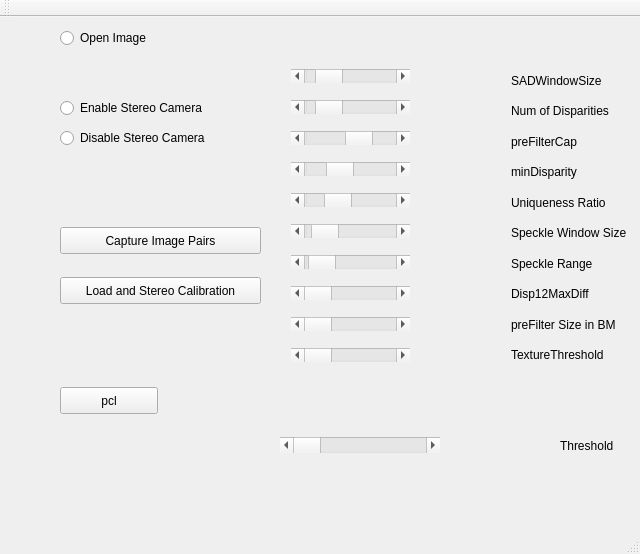
<?xml version="1.0" encoding="UTF-8"?>
<ui version="4.0">
 <class>MainWindow</class>
 <widget class="QMainWindow" name="MainWindow">
  <property name="geometry">
   <rect>
    <x>0</x>
    <y>0</y>
    <width>640</width>
    <height>554</height>
   </rect>
  </property>
  <property name="windowTitle">
   <string>MainWindow</string>
  </property>
  <widget class="QWidget" name="centralWidget">
   <widget class="QRadioButton" name="enableStereoCamera">
    <property name="geometry">
     <rect>
      <x>60</x>
      <y>80</y>
      <width>201</width>
      <height>22</height>
     </rect>
    </property>
    <property name="text">
     <string>Enable Stereo Camera</string>
    </property>
    <attribute name="buttonGroup">
     <string notr="true">stereoCameraSwitch</string>
    </attribute>
   </widget>
   <widget class="QRadioButton" name="openImage">
    <property name="geometry">
     <rect>
      <x>60</x>
      <y>10</y>
      <width>116</width>
      <height>22</height>
     </rect>
    </property>
    <property name="text">
     <string>Open Image</string>
    </property>
   </widget>
   <widget class="QRadioButton" name="disableStereoCamera">
    <property name="geometry">
     <rect>
      <x>60</x>
      <y>110</y>
      <width>181</width>
      <height>22</height>
     </rect>
    </property>
    <property name="text">
     <string>Disable Stereo Camera</string>
    </property>
    <attribute name="buttonGroup">
     <string notr="true">stereoCameraSwitch</string>
    </attribute>
   </widget>
   <widget class="QPushButton" name="captureImagePairs">
    <property name="geometry">
     <rect>
      <x>60</x>
      <y>210</y>
      <width>201</width>
      <height>27</height>
     </rect>
    </property>
    <property name="text">
     <string>Capture Image Pairs</string>
    </property>
    <attribute name="buttonGroup">
     <string notr="true">stereoCameraSwitch</string>
    </attribute>
   </widget>
   <widget class="QPushButton" name="loadandStereoCalibration">
    <property name="geometry">
     <rect>
      <x>60</x>
      <y>260</y>
      <width>201</width>
      <height>27</height>
     </rect>
    </property>
    <property name="text">
     <string>Load and Stereo Calibration</string>
    </property>
   </widget>
   <widget class="QWidget" name="verticalLayoutWidget">
    <property name="geometry">
     <rect>
      <x>280</x>
      <y>30</y>
      <width>141</width>
      <height>341</height>
     </rect>
    </property>
    <layout class="QVBoxLayout" name="verticalLayout">
     <item>
      <widget class="QScrollBar" name="sadWindowSizeSlider">
       <property name="minimum">
        <number>1</number>
       </property>
       <property name="maximum">
        <number>25</number>
       </property>
       <property name="pageStep">
        <number>1</number>
       </property>
       <property name="value">
        <number>5</number>
       </property>
       <property name="sliderPosition">
        <number>5</number>
       </property>
       <property name="orientation">
        <enum>Qt::Horizontal</enum>
       </property>
      </widget>
     </item>
     <item>
      <widget class="QScrollBar" name="numOfDisparitiesSlider">
       <property name="minimum">
        <number>16</number>
       </property>
       <property name="maximum">
        <number>300</number>
       </property>
       <property name="singleStep">
        <number>16</number>
       </property>
       <property name="pageStep">
        <number>16</number>
       </property>
       <property name="value">
        <number>64</number>
       </property>
       <property name="orientation">
        <enum>Qt::Horizontal</enum>
       </property>
      </widget>
     </item>
     <item>
      <widget class="QScrollBar" name="preFilterCapSlider">
       <property name="minimum">
        <number>1</number>
       </property>
       <property name="sliderPosition">
        <number>63</number>
       </property>
       <property name="orientation">
        <enum>Qt::Horizontal</enum>
       </property>
      </widget>
     </item>
     <item>
      <widget class="QScrollBar" name="minDisparitySlider">
       <property name="minimum">
        <number>-100</number>
       </property>
       <property name="maximum">
        <number>200</number>
       </property>
       <property name="orientation">
        <enum>Qt::Horizontal</enum>
       </property>
      </widget>
     </item>
     <item>
      <widget class="QScrollBar" name="uniquenessRatioSlider">
       <property name="maximum">
        <number>50</number>
       </property>
       <property name="value">
        <number>15</number>
       </property>
       <property name="orientation">
        <enum>Qt::Horizontal</enum>
       </property>
      </widget>
     </item>
     <item>
      <widget class="QScrollBar" name="speckleWindowSizeSlider">
       <property name="maximum">
        <number>1000</number>
       </property>
       <property name="value">
        <number>100</number>
       </property>
       <property name="orientation">
        <enum>Qt::Horizontal</enum>
       </property>
      </widget>
     </item>
     <item>
      <widget class="QScrollBar" name="speckleRangeSlider">
       <property name="minimum">
        <number>1</number>
       </property>
       <property name="maximum">
        <number>500</number>
       </property>
       <property name="value">
        <number>32</number>
       </property>
       <property name="orientation">
        <enum>Qt::Horizontal</enum>
       </property>
      </widget>
     </item>
     <item>
      <widget class="QScrollBar" name="disp12MaxDiffSlider">
       <property name="minimum">
        <number>1</number>
       </property>
       <property name="maximum">
        <number>640</number>
       </property>
       <property name="orientation">
        <enum>Qt::Horizontal</enum>
       </property>
      </widget>
     </item>
     <item>
      <widget class="QScrollBar" name="preFilterSize">
       <property name="minimum">
        <number>5</number>
       </property>
       <property name="maximum">
        <number>255</number>
       </property>
       <property name="singleStep">
        <number>2</number>
       </property>
       <property name="orientation">
        <enum>Qt::Horizontal</enum>
       </property>
      </widget>
     </item>
     <item>
      <widget class="QScrollBar" name="textureThreshold">
       <property name="maximum">
        <number>400</number>
       </property>
       <property name="orientation">
        <enum>Qt::Horizontal</enum>
       </property>
      </widget>
     </item>
    </layout>
   </widget>
   <widget class="QWidget" name="verticalLayoutWidget_2">
    <property name="geometry">
     <rect>
      <x>420</x>
      <y>40</y>
      <width>81</width>
      <height>321</height>
     </rect>
    </property>
    <layout class="QVBoxLayout" name="verticalLayout_2">
     <item>
      <widget class="QLabel" name="label">
       <property name="text">
        <string/>
       </property>
      </widget>
     </item>
     <item>
      <widget class="QLabel" name="label_4">
       <property name="text">
        <string/>
       </property>
      </widget>
     </item>
     <item>
      <widget class="QLabel" name="label_3">
       <property name="text">
        <string/>
       </property>
      </widget>
     </item>
     <item>
      <widget class="QLabel" name="label_2">
       <property name="text">
        <string/>
       </property>
      </widget>
     </item>
     <item>
      <widget class="QLabel" name="label_7">
       <property name="text">
        <string/>
       </property>
      </widget>
     </item>
     <item>
      <widget class="QLabel" name="label_8">
       <property name="text">
        <string/>
       </property>
      </widget>
     </item>
     <item>
      <widget class="QLabel" name="label_6">
       <property name="text">
        <string/>
       </property>
      </widget>
     </item>
     <item>
      <widget class="QLabel" name="label_5">
       <property name="text">
        <string/>
       </property>
      </widget>
     </item>
     <item>
      <widget class="QLabel" name="label_18">
       <property name="text">
        <string/>
       </property>
      </widget>
     </item>
     <item>
      <widget class="QLabel" name="label_20">
       <property name="text">
        <string/>
       </property>
      </widget>
     </item>
    </layout>
   </widget>
   <widget class="QWidget" name="verticalLayoutWidget_3">
    <property name="geometry">
     <rect>
      <x>500</x>
      <y>40</y>
      <width>143</width>
      <height>321</height>
     </rect>
    </property>
    <layout class="QVBoxLayout" name="verticalLayout_3">
     <item>
      <widget class="QLabel" name="label_9">
       <property name="text">
        <string>SADWindowSize</string>
       </property>
      </widget>
     </item>
     <item>
      <widget class="QLabel" name="label_10">
       <property name="text">
        <string>Num of Disparities</string>
       </property>
      </widget>
     </item>
     <item>
      <widget class="QLabel" name="label_11">
       <property name="text">
        <string>preFilterCap</string>
       </property>
      </widget>
     </item>
     <item>
      <widget class="QLabel" name="label_12">
       <property name="text">
        <string>minDisparity</string>
       </property>
      </widget>
     </item>
     <item>
      <widget class="QLabel" name="label_13">
       <property name="text">
        <string>Uniqueness Ratio</string>
       </property>
      </widget>
     </item>
     <item>
      <widget class="QLabel" name="label_14">
       <property name="text">
        <string>Speckle Window Size</string>
       </property>
      </widget>
     </item>
     <item>
      <widget class="QLabel" name="label_15">
       <property name="text">
        <string>Speckle Range</string>
       </property>
      </widget>
     </item>
     <item>
      <widget class="QLabel" name="label_16">
       <property name="text">
        <string>Disp12MaxDiff</string>
       </property>
      </widget>
     </item>
     <item>
      <widget class="QLabel" name="label_17">
       <property name="text">
        <string>preFilter Size in BM</string>
       </property>
      </widget>
     </item>
     <item>
      <widget class="QLabel" name="label_19">
       <property name="text">
        <string>TextureThreshold </string>
       </property>
      </widget>
     </item>
    </layout>
   </widget>
   <widget class="QPushButton" name="pcl">
    <property name="geometry">
     <rect>
      <x>60</x>
      <y>370</y>
      <width>98</width>
      <height>27</height>
     </rect>
    </property>
    <property name="text">
     <string>pcl</string>
    </property>
   </widget>
   <widget class="QScrollBar" name="threshold_Slider">
    <property name="geometry">
     <rect>
      <x>280</x>
      <y>420</y>
      <width>160</width>
      <height>16</height>
     </rect>
    </property>
    <property name="maximum">
     <number>255</number>
    </property>
    <property name="orientation">
     <enum>Qt::Horizontal</enum>
    </property>
   </widget>
   <widget class="QLabel" name="label_21">
    <property name="geometry">
     <rect>
      <x>460</x>
      <y>420</y>
      <width>66</width>
      <height>17</height>
     </rect>
    </property>
    <property name="text">
     <string/>
    </property>
   </widget>
   <widget class="QLabel" name="label_22">
    <property name="geometry">
     <rect>
      <x>560</x>
      <y>420</y>
      <width>71</width>
      <height>17</height>
     </rect>
    </property>
    <property name="text">
     <string>Threshold</string>
    </property>
   </widget>
  </widget>
  <widget class="QToolBar" name="mainToolBar">
   <attribute name="toolBarArea">
    <enum>TopToolBarArea</enum>
   </attribute>
   <attribute name="toolBarBreak">
    <bool>false</bool>
   </attribute>
  </widget>
  <widget class="QStatusBar" name="statusBar"/>
 </widget>
 <layoutdefault spacing="6" margin="11"/>
 <resources/>
 <connections>
  <connection>
   <sender>preFilterCapSlider</sender>
   <signal>valueChanged(int)</signal>
   <receiver>label_3</receiver>
   <slot>setNum(int)</slot>
   <hints>
    <hint type="sourcelabel">
     <x>419</x>
     <y>136</y>
    </hint>
    <hint type="destinationlabel">
     <x>499</x>
     <y>145</y>
    </hint>
   </hints>
  </connection>
  <connection>
   <sender>uniquenessRatioSlider</sender>
   <signal>valueChanged(int)</signal>
   <receiver>label_7</receiver>
   <slot>setNum(int)</slot>
   <hints>
    <hint type="sourcelabel">
     <x>419</x>
     <y>197</y>
    </hint>
    <hint type="destinationlabel">
     <x>499</x>
     <y>210</y>
    </hint>
   </hints>
  </connection>
  <connection>
   <sender>numOfDisparitiesSlider</sender>
   <signal>valueChanged(int)</signal>
   <receiver>label_4</receiver>
   <slot>setNum(int)</slot>
   <hints>
    <hint type="sourcelabel">
     <x>419</x>
     <y>103</y>
    </hint>
    <hint type="destinationlabel">
     <x>499</x>
     <y>112</y>
    </hint>
   </hints>
  </connection>
  <connection>
   <sender>minDisparitySlider</sender>
   <signal>valueChanged(int)</signal>
   <receiver>label_2</receiver>
   <slot>setNum(int)</slot>
   <hints>
    <hint type="sourcelabel">
     <x>419</x>
     <y>169</y>
    </hint>
    <hint type="destinationlabel">
     <x>499</x>
     <y>177</y>
    </hint>
   </hints>
  </connection>
  <connection>
   <sender>sadWindowSizeSlider</sender>
   <signal>valueChanged(int)</signal>
   <receiver>label</receiver>
   <slot>setNum(int)</slot>
   <hints>
    <hint type="sourcelabel">
     <x>419</x>
     <y>70</y>
    </hint>
    <hint type="destinationlabel">
     <x>499</x>
     <y>80</y>
    </hint>
   </hints>
  </connection>
  <connection>
   <sender>speckleWindowSizeSlider</sender>
   <signal>valueChanged(int)</signal>
   <receiver>label_8</receiver>
   <slot>setNum(int)</slot>
   <hints>
    <hint type="sourcelabel">
     <x>419</x>
     <y>229</y>
    </hint>
    <hint type="destinationlabel">
     <x>499</x>
     <y>242</y>
    </hint>
   </hints>
  </connection>
  <connection>
   <sender>speckleRangeSlider</sender>
   <signal>valueChanged(int)</signal>
   <receiver>label_6</receiver>
   <slot>setNum(int)</slot>
   <hints>
    <hint type="sourcelabel">
     <x>419</x>
     <y>261</y>
    </hint>
    <hint type="destinationlabel">
     <x>499</x>
     <y>275</y>
    </hint>
   </hints>
  </connection>
  <connection>
   <sender>preFilterSize</sender>
   <signal>valueChanged(int)</signal>
   <receiver>label_18</receiver>
   <slot>setNum(int)</slot>
   <hints>
    <hint type="sourcelabel">
     <x>378</x>
     <y>334</y>
    </hint>
    <hint type="destinationlabel">
     <x>459</x>
     <y>340</y>
    </hint>
   </hints>
  </connection>
  <connection>
   <sender>disp12MaxDiffSlider</sender>
   <signal>valueChanged(int)</signal>
   <receiver>label_5</receiver>
   <slot>setNum(int)</slot>
   <hints>
    <hint type="sourcelabel">
     <x>419</x>
     <y>293</y>
    </hint>
    <hint type="destinationlabel">
     <x>499</x>
     <y>307</y>
    </hint>
   </hints>
  </connection>
  <connection>
   <sender>textureThreshold</sender>
   <signal>valueChanged(int)</signal>
   <receiver>label_20</receiver>
   <slot>setNum(int)</slot>
   <hints>
    <hint type="sourcelabel">
     <x>390</x>
     <y>364</y>
    </hint>
    <hint type="destinationlabel">
     <x>457</x>
     <y>365</y>
    </hint>
   </hints>
  </connection>
  <connection>
   <sender>threshold_Slider</sender>
   <signal>valueChanged(int)</signal>
   <receiver>label_21</receiver>
   <slot>setNum(int)</slot>
   <hints>
    <hint type="sourcelabel">
     <x>366</x>
     <y>442</y>
    </hint>
    <hint type="destinationlabel">
     <x>498</x>
     <y>443</y>
    </hint>
   </hints>
  </connection>
 </connections>
 <buttongroups>
  <buttongroup name="stereoCameraSwitch"/>
 </buttongroups>
</ui>
